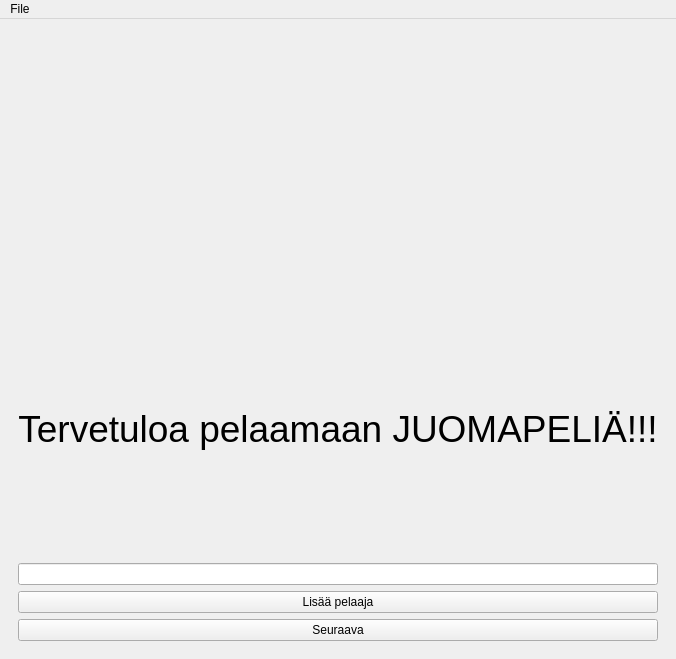
<?xml version="1.0" encoding="UTF-8"?>
<ui version="4.0">
 <class>MainWindow</class>
 <widget class="QMainWindow" name="MainWindow">
  <property name="geometry">
   <rect>
    <x>0</x>
    <y>0</y>
    <width>658</width>
    <height>659</height>
   </rect>
  </property>
  <property name="windowTitle">
   <string>MainWindow</string>
  </property>
  <widget class="QWidget" name="centralwidget">
   <layout class="QHBoxLayout" name="horizontalLayout">
    <item>
     <widget class="QStackedWidget" name="stackedWidget">
      <property name="currentIndex">
       <number>0</number>
      </property>
      <widget class="QWidget" name="InitialPlayerPage">
       <layout class="QVBoxLayout" name="verticalLayout">
        <item>
         <widget class="QLabel" name="kuva">
          <property name="text">
           <string/>
          </property>
          <property name="pixmap">
           <pixmap>w5fi6.jpg</pixmap>
          </property>
          <property name="alignment">
           <set>Qt::AlignCenter</set>
          </property>
         </widget>
        </item>
        <item>
         <widget class="QLabel" name="label">
          <property name="font">
           <font>
            <pointsize>28</pointsize>
           </font>
          </property>
          <property name="layoutDirection">
           <enum>Qt::LeftToRight</enum>
          </property>
          <property name="text">
           <string>Tervetuloa pelaamaan JUOMAPELIÄ!!!</string>
          </property>
          <property name="alignment">
           <set>Qt::AlignCenter</set>
          </property>
         </widget>
        </item>
        <item>
         <widget class="QLineEdit" name="playerName"/>
        </item>
        <item>
         <widget class="QPushButton" name="addPlayer">
          <property name="text">
           <string>Lisää pelaaja</string>
          </property>
         </widget>
        </item>
        <item>
         <widget class="QPushButton" name="seuraava_btn">
          <property name="text">
           <string>Seuraava</string>
          </property>
         </widget>
        </item>
       </layout>
      </widget>
      <widget class="QWidget" name="InitialDrinkPage">
       <layout class="QVBoxLayout" name="verticalLayout_3">
        <item>
         <widget class="QLabel" name="kuva_2">
          <property name="text">
           <string/>
          </property>
          <property name="pixmap">
           <pixmap>beer-pic-1920x1080.jpg</pixmap>
          </property>
          <property name="scaledContents">
           <bool>false</bool>
          </property>
          <property name="alignment">
           <set>Qt::AlignCenter</set>
          </property>
         </widget>
        </item>
        <item>
         <widget class="QLabel" name="player_label">
          <property name="text">
           <string>Valitse pelaaja</string>
          </property>
         </widget>
        </item>
        <item>
         <widget class="QComboBox" name="comboBox"/>
        </item>
        <item>
         <widget class="QTableView" name="tableView"/>
        </item>
        <item>
         <widget class="QLabel" name="addDrink_label">
          <property name="text">
           <string>Syötä juoma:</string>
          </property>
         </widget>
        </item>
        <item>
         <widget class="QLineEdit" name="lineEdit"/>
        </item>
        <item>
         <widget class="QPushButton" name="addDrink_btn">
          <property name="text">
           <string>Lisää juoma</string>
          </property>
         </widget>
        </item>
        <item>
         <widget class="QPushButton" name="jatka_btn">
          <property name="text">
           <string>Seuraava</string>
          </property>
         </widget>
        </item>
       </layout>
      </widget>
      <widget class="QWidget" name="mainPage">
       <layout class="QVBoxLayout" name="verticalLayout_2">
        <item>
         <widget class="QLabel" name="label_2">
          <property name="text">
           <string/>
          </property>
          <property name="pixmap">
           <pixmap>dfb64d5864169d48834d81dd8a9d5df4.jpg</pixmap>
          </property>
          <property name="alignment">
           <set>Qt::AlignJustify|Qt::AlignVCenter</set>
          </property>
         </widget>
        </item>
        <item>
         <widget class="QStackedWidget" name="pelaa_wdg">
          <widget class="QWidget" name="page"/>
          <widget class="QWidget" name="page_2">
           <widget class="QPushButton" name="roll_btn">
            <property name="geometry">
             <rect>
              <x>10</x>
              <y>180</y>
              <width>341</width>
              <height>23</height>
             </rect>
            </property>
            <property name="text">
             <string>Arvo juoma</string>
            </property>
           </widget>
           <widget class="QLabel" name="print_juoma">
            <property name="geometry">
             <rect>
              <x>10</x>
              <y>20</y>
              <width>341</width>
              <height>91</height>
             </rect>
            </property>
            <property name="text">
             <string>TextLabel</string>
            </property>
           </widget>
           <widget class="QComboBox" name="pelaaja_menu">
            <property name="geometry">
             <rect>
              <x>10</x>
              <y>150</y>
              <width>69</width>
              <height>22</height>
             </rect>
            </property>
            <property name="accessibleDescription">
             <string/>
            </property>
            <property name="currentText">
             <string/>
            </property>
           </widget>
           <widget class="QLabel" name="valitse_pelaaja">
            <property name="geometry">
             <rect>
              <x>10</x>
              <y>130</y>
              <width>81</width>
              <height>16</height>
             </rect>
            </property>
            <property name="text">
             <string>Valitse pelaaja</string>
            </property>
           </widget>
           <widget class="QStackedWidget" name="tilastot_wdg">
            <property name="geometry">
             <rect>
              <x>-20</x>
              <y>0</y>
              <width>561</width>
              <height>451</height>
             </rect>
            </property>
            <widget class="QWidget" name="page_3">
             <widget class="QTreeView" name="tilastot_tree_view">
              <property name="geometry">
               <rect>
                <x>20</x>
                <y>0</y>
                <width>531</width>
                <height>411</height>
               </rect>
              </property>
             </widget>
             <widget class="QStackedWidget" name="juomalista_wdg">
              <property name="geometry">
               <rect>
                <x>20</x>
                <y>0</y>
                <width>541</width>
                <height>451</height>
               </rect>
              </property>
              <widget class="QWidget" name="page_5">
               <widget class="QTableView" name="juoma_table_view">
                <property name="geometry">
                 <rect>
                  <x>0</x>
                  <y>0</y>
                  <width>521</width>
                  <height>431</height>
                 </rect>
                </property>
               </widget>
              </widget>
              <widget class="QWidget" name="page_6"/>
             </widget>
            </widget>
            <widget class="QWidget" name="page_4"/>
           </widget>
          </widget>
         </widget>
        </item>
        <item>
         <widget class="QPushButton" name="pelaa_btn">
          <property name="text">
           <string>Pelaa</string>
          </property>
         </widget>
        </item>
        <item>
         <widget class="QPushButton" name="tilastot_btn">
          <property name="text">
           <string>Tilastot</string>
          </property>
         </widget>
        </item>
        <item>
         <widget class="QPushButton" name="lista_btn">
          <property name="text">
           <string>Juomalista</string>
          </property>
         </widget>
        </item>
        <item>
         <widget class="QPushButton" name="lopeta_btn">
          <property name="text">
           <string>Lopeta</string>
          </property>
         </widget>
        </item>
       </layout>
      </widget>
     </widget>
    </item>
   </layout>
  </widget>
  <widget class="QMenuBar" name="menubar">
   <property name="geometry">
    <rect>
     <x>0</x>
     <y>0</y>
     <width>658</width>
     <height>21</height>
    </rect>
   </property>
   <widget class="QMenu" name="menuFile">
    <property name="title">
     <string>File</string>
    </property>
    <addaction name="actionUusi_peli"/>
    <addaction name="actionLopeta_peli"/>
   </widget>
   <addaction name="menuFile"/>
  </widget>
  <action name="actionUusi_peli">
   <property name="text">
    <string>Uusi peli</string>
   </property>
  </action>
  <action name="actionLopeta_peli">
   <property name="text">
    <string>Lopeta peli</string>
   </property>
  </action>
 </widget>
 <resources/>
 <connections/>
</ui>
